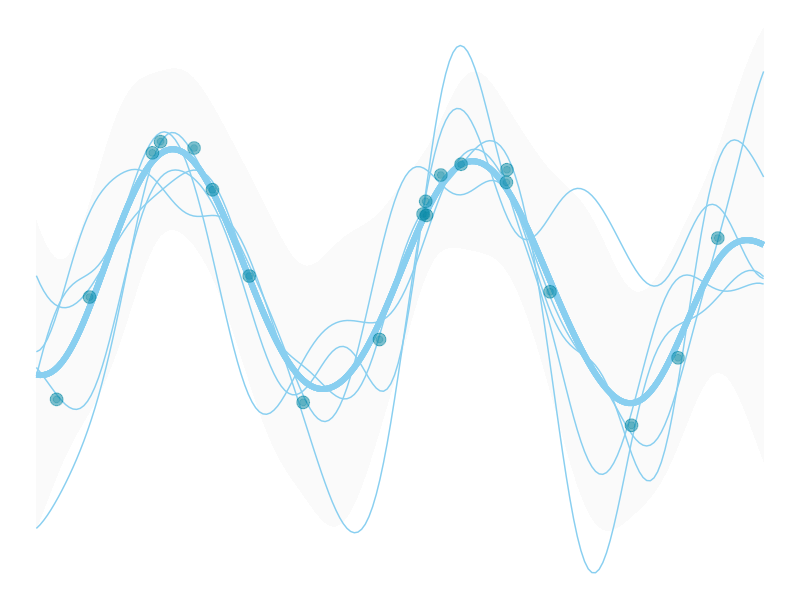

Write the R code that produced this figure.
## ---- chunk 1
knitr::opts_chunk$set(
  echo = FALSE,
  dev.args = list(bg = 'transparent'),
  # dev='svglite',
  # fig.align='center',
  #out.width='75%', fig.asp=.75,
  cache.rebuild = F,
  cache = F
)
library(tidyverse)
## ---- chunk 2
library(tidyverse)
l = 1            # for l, sigma_f, sigma_n, see note at covariance function
sigma_f = 1      
sigma_n = .25 
k_eps   = 1e-8   # see note at Kstarstar
n_prior = 5      # number of prior draws
n_post_pred = 5  # number of posterior predictive draws
X_train = 15 * (runif(20) - .5)  
n_train = length(X_train)
# kept sine function for comparison to noise free result
y_train = sin(X_train) + rnorm(n = n_train, sd = .1)  
X_test = seq(-7.5, 7.5, length = 200)
n_test = length(X_test)
gp_mu <- function(x) {
  map_dbl(x, function(x) x = 0)
}
gp_K <- function(
  x,
  y = NULL,
  l = 1,
  sigma_f = 1,
  sigma_n = .5
  ) {
  
  if(!is.null(y)){
    sigma_f * exp( -(1/(2 * l^2)) * as.matrix(dist(x, upper = TRUE, diag = TRUE) ^ 2) ) +
      sigma_n*diag(length(x))    
  }
  else{
    sigma_f * exp( -(1/(2 * l^2)) * as.matrix(dist(x, upper = TRUE, diag = TRUE) ^ 2) )
  }  
}
Ky = gp_K(
  x = X_train,
  y = y_train,
  l = l,
  sigma_f = sigma_f,
  sigma_n = sigma_n
)
# initial matrix
K_ = gp_K(
  c(X_train, X_test),
  l = l,
  sigma_f = sigma_f,
  sigma_n = sigma_n
)
Kstar  = K_[1:n_train, (n_train+1):ncol(K_)]                    # dim = N x N*
tKstar = t(Kstar)                                               # dim = N* x N
Kstarstar = K_[(n_train+1):nrow(K_), (n_train+1):ncol(K_)] +    # dim = N* x N*
  k_eps*diag(n_test)      # the k_eps part is for positive definiteness
Kyinv = solve(Ky)
post_mu = gp_mu(X_test) + tKstar %*% Kyinv %*% (y_train - gp_mu(X_train))
post_K  = Kstarstar - tKstar %*% Kyinv %*% Kstar
s2 = diag(post_K)
y_pp = data.frame(t(MASS::mvrnorm(n_post_pred, mu = post_mu, Sigma = post_K)))
pp_data = data.frame(
  x = X_test,
  y = y_pp,
  fmean = post_mu, 
  se_lower = post_mu - 2 * sqrt(s2),
  se_upper = post_mu + 2 * sqrt(s2)
) %>% 
  pivot_longer(starts_with('y'), names_to = 'variable')
gdat = data.frame(
  x = X_test,
  y = y_pp,
  fmean = post_mu,
  se_lower = post_mu - 2 * sqrt(s2),
  se_upper = post_mu + 2 * sqrt(s2)
) %>%
  gather(key = variable,
         value = value,
         -x,
         -fmean,
         -se_lower,
         -se_upper)
ggplot(aes(x = x, y = value), data = gdat) +
  geom_ribbon(aes(ymin = se_lower, ymax = se_upper, group = variable),
              fill = 'gray98') +
  geom_line(aes(group = variable), color = '#89cff0') +
  geom_line(aes(group = variable, y = fmean),
            color = '#89cff0',
            size = 2) +
  geom_point(
    aes(x = X_train, y = y_train),
    size = 4,
    color = '#0085a1',
    alpha = .5,
    data = data.frame(X_train, y_train)
  ) +
  geom_point(
    aes(x = X_train, y = y_train),
    size = 2,
    color = '#0085a1',
    alpha = .25,
    data = data.frame(X_train, y_train)
  ) +
  theme_void()
